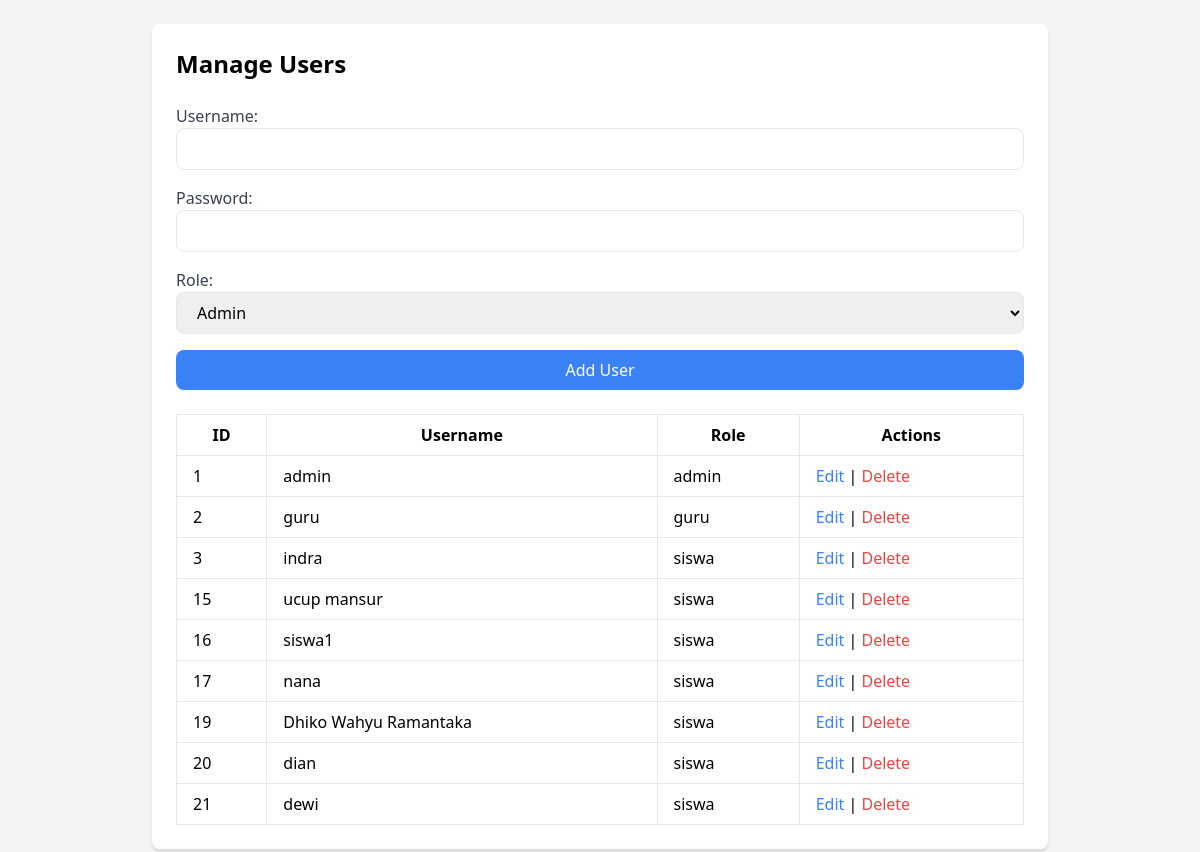
/admin/manage_users.php (signed in), run on the app's committed database.
### tables this page shows
CREATE TABLE `users` (
  `id` int(11) NOT NULL,
  `username` varchar(100) NOT NULL,
  `password` varchar(100) NOT NULL,
  `role` enum('admin','guru','siswa') NOT NULL,
  `kelas` varchar(10) NOT NULL
);

### public/admin/manage_users.php (the view, shortened to what this page needs)
<?php
include '../db.php';
$sql = "SELECT * FROM users";
$result = $conn->query($sql);
?>
<!DOCTYPE html>
<html>
<head>
    <link href="https://cdn.jsdelivr.net/npm/tailwindcss@2.2.19/dist/tailwind.min.css" rel="stylesheet">
</head>
<body class="bg-gray-100 p-6">
    <div class="max-w-4xl mx-auto bg-white p-6 rounded-lg shadow-md">
        <h2 class="text-2xl font-bold mb-6">Manage Users</h2>
        <form method="POST" action="manage_users.php" class="space-y-4 mb-6">
            <div>
                <label class="block text-gray-700">Username:</label>
                <input type="text" name="username" required class="w-full px-4 py-2 border rounded-lg focus:outline-none focus:border-blue-500">
            </div>
            <div>
                <label class="block text-gray-700">Password:</label>
                <input type="password" name="password" required class="w-full px-4 py-2 border rounded-lg focus:outline-none focus:border-blue-500">
            </div>
            <div>
                <label class="block text-gray-700">Role:</label>
                <select name="role" required class="w-full px-4 py-2 border rounded-lg focus:outline-none focus:border-blue-500">
                    <option value="admin">Admin</option>
                </select>
            </div>
            <div>
                <input type="submit" value="Add User" class="w-full bg-blue-500 text-white px-4 py-2 rounded-lg hover:bg-blue-700 cursor-pointer">
            </div>
        </form>
        <table class="w-full table-auto border-collapse">
            <thead>
                <tr>
                    <th class="border px-4 py-2">ID</th>
                    <th class="border px-4 py-2">Username</th>
                    <th class="border px-4 py-2">Role</th>
                    <th class="border px-4 py-2">Actions</th>
                </tr>
            </thead>
            <tbody>
                <?php
                if ($result->num_rows > 0) {
                    while($row = $result->fetch_assoc()) {
                        echo "<tr>
                                <td class='border px-4 py-2'>{$row['id']}</td>
                                <td class='border px-4 py-2'>{$row['username']}</td>
                                <td class='border px-4 py-2'>{$row['role']}</td>
                                <td class='border px-4 py-2'>
                                    <a href='edit_user.php?id={$row['id']}' class='text-blue-500 hover:underline'>Edit</a> |
                                    <a href='delete_user.php?id={$row['id']}' class='text-red-500 hover:underline'>Delete</a>
                                </td>
                            </tr>";
                    }
                } else {
                    echo "<tr><td colspan='4' class='border px-4 py-2 text-center'>user tidak ditemukan</td></tr>";
                }
                ?>
            </tbody>
        </table>
    </div>
</body>
</html>

### data on the page
users: id "1", username "admin", role "admin"
users: id "2", username "guru", role "guru"
users: id "3", username "indra", role "siswa"
users: id "15", username "ucup mansur", role "siswa"
users: id "16", username "siswa1", role "siswa"
users: id "17", username "nana", role "siswa"
users: id "19", username "Dhiko Wahyu Ramantaka", role "siswa"
users: id "20", username "dian", role "siswa"
users: id "21", username "dewi", role "siswa"
